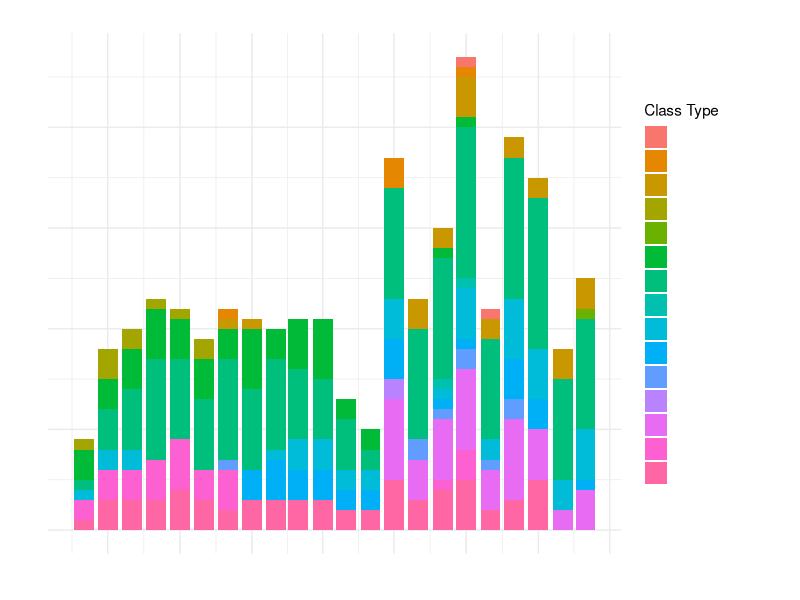
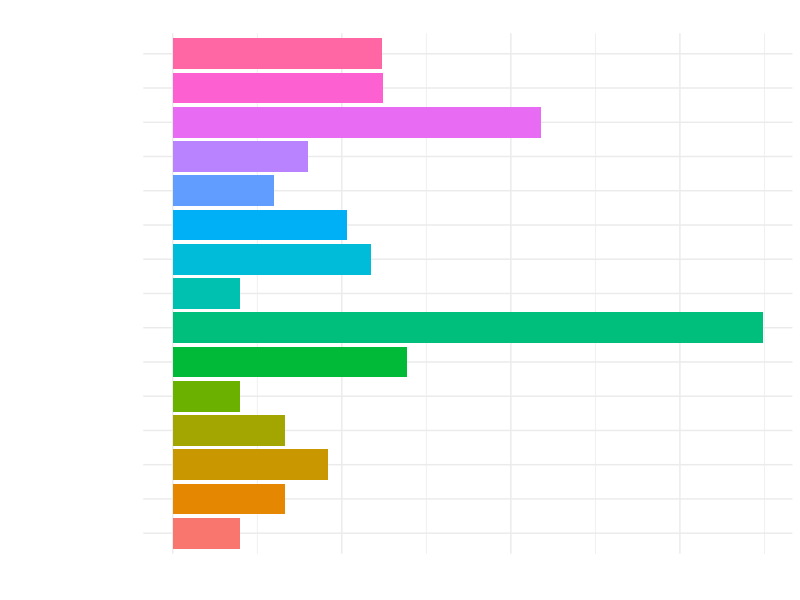
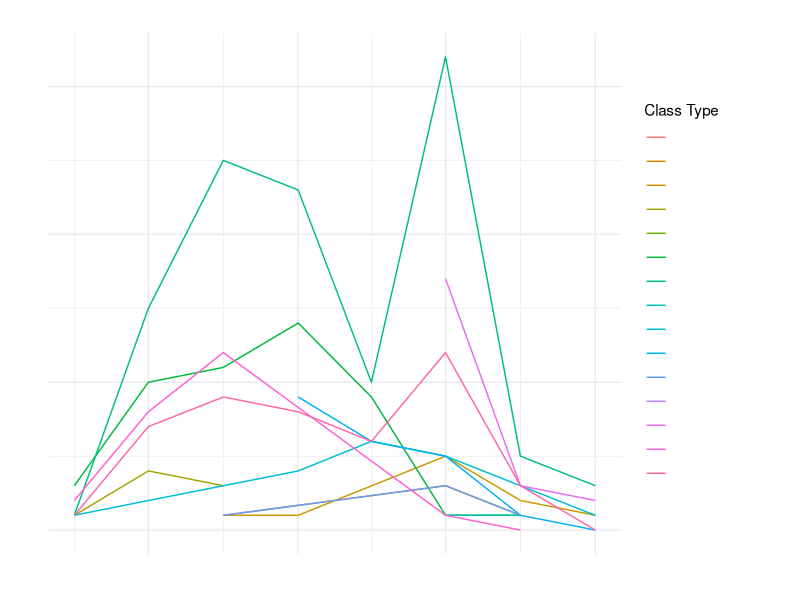
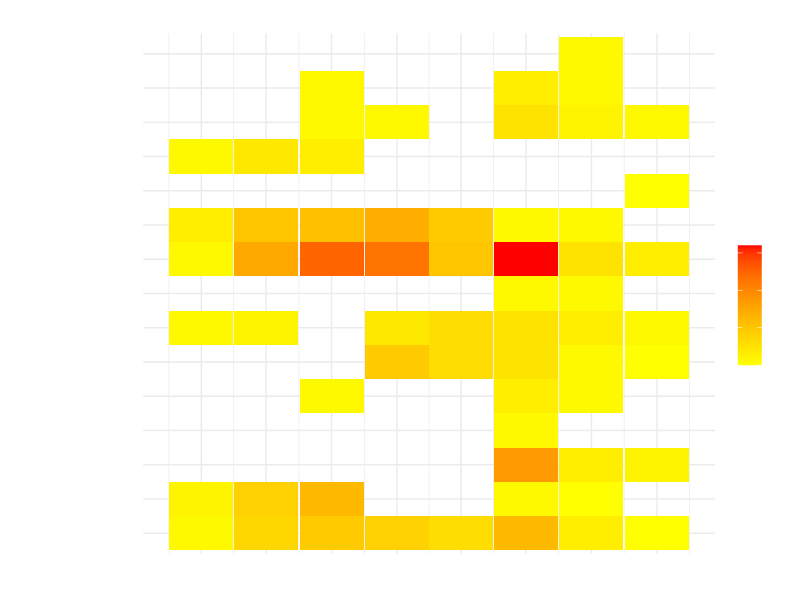

Generate these figures, in order, with R:
# Load required libraries
library(tidyverse)
library(lubridate)

# Load the CSV file
data <- read.csv("records.csv")

# Convert date and time columns to appropriate data types
data$B25__Reservation_Start_Date__c <- as.Date(data$B25__Reservation_Start_Date__c, format = "%d/%m/%Y")
data$B25__Reservation_Start_Time__c <- as.POSIXct(data$B25__Reservation_Start_Time__c, format = "%H:%M")
data$Swipe_Status__c <- as.factor(data$Swipe_Status__c)

# Extract year and month from the start date
data$year_month <- floor_date(data$B25__Reservation_Start_Date__c, unit = "month")

# Get the first and last date from the data
start_date <- min(data$B25__Reservation_Start_Date__c)
end_date <- max(data$B25__Reservation_Start_Date__c)

# Calculate the start and end of 3-month blocks
start_block <- floor_date(start_date, unit = "3 months")
end_block <- ceiling_date(end_date, unit = "3 months")

# Generate sequence of 3-month blocks
blocks <- seq(start_block, end_block, by = "3 months")

# Format the dates
date_range <- paste(format(start_date, "%d/%m/%Y"), format(end_date, "%d/%m/%Y"), sep = " to ")

# Aggregate attendance data by month and class type, considering multiple statuses
attendance_summary <- data %>%
  filter(Swipe_Status__c %in% c("Attended", "Unmeasured", "Ignore")) %>%
  group_by(year_month, B25__Reservation_Title__c) %>%
  summarise(attendance_count = sum(Swipe_Status__c %in% c("Attended", "Unmeasured", "Ignore")))

# Plot attendance trends over time
plot1 <- ggplot(attendance_summary, aes(x = year_month, y = attendance_count, fill = B25__Reservation_Title__c)) +
  geom_bar(stat = "identity", position = "stack") +
  labs(x = "Year-Month", y = "Attendance Count", title = paste("Class Attendance Over Time (", date_range, ")"),
       fill = "Class Type") +  # Set font color to white
  theme_minimal() +
  theme(axis.text.x = element_text(color = "white"),
        axis.text.y = element_text(color = "white"),
        legend.text = element_text(color = "white"),
        plot.title = element_text(color = "white"),
        axis.title.x = element_text(color = "white"),
        axis.title.y = element_text(color = "white")) +
  scale_x_date(breaks = blocks, date_labels = "%Y-%m")  # Set breaks and labels for 3-month blocks

# Save plot1 as an image file
ggsave("attendance_over_time.png", plot1, width = 10, height = 6, units = "in")

# Plot attendance percentage by class type
attendance_percentage <- attendance_summary %>%
  group_by(B25__Reservation_Title__c) %>%
  summarise(attendance_percentage = mean(attendance_count) * 10)  # Scale percentage out of 10

# Sort class types ascending
attendance_percentage <- attendance_percentage %>%
  arrange(B25__Reservation_Title__c)

plot2 <- ggplot(attendance_percentage, aes(x = attendance_percentage, y = reorder(B25__Reservation_Title__c, B25__Reservation_Title__c), fill = B25__Reservation_Title__c)) +
  geom_bar(stat = "identity") +
  labs(x = "Attendance Percentage", y = "Class Type", title = paste("Attendance Percentage by Class Type (", date_range, ")")) +
  theme_minimal() +
  theme(axis.text.x = element_text(color = "white"),
        axis.text.y = element_text(color = "white"),
        legend.position = "none",
        plot.title = element_text(color = "white"),
        axis.title.x = element_text(color = "white"),
        axis.title.y = element_text(color = "white"))

# Save plot2 as an image file
ggsave("attendance_percentage.png", plot2, width = 8, height = 6, units = "in")


# Group data by class type and 3-month block, calculate the attendance count
class_attendance <- data %>%
  mutate(block = floor_date(B25__Reservation_Start_Date__c, unit = "3 months")) %>%
  filter(Swipe_Status__c %in% c("Attended", "Unmeasured", "Ignore")) %>%
  group_by(B25__Reservation_Title__c, block) %>%
  summarise(attendance_count = sum(Swipe_Status__c == "Attended"))

# Plot line chart for each class type
plot3 <- ggplot(class_attendance, aes(x = block, y = attendance_count, color = B25__Reservation_Title__c)) +
  geom_line() +
  labs(x = "3-Month Block", y = "Attendance Count", title = paste("Attendance Trend for Each Class Type (", date_range, ")"),
       color = "Class Type") +
  theme_minimal() +
  theme(axis.text.x = element_text(color = "white"),
        axis.text.y = element_text(color = "white"),
        legend.text = element_text(color = "white"),
        plot.title = element_text(color = "white"),
        axis.title.x = element_text(color = "white"),
        axis.title.y = element_text(color = "white"))

# Save the plot as an image file
ggsave("attendance_trend_by_class_type.png", plot3, width = 10, height = 6, units = "in")


# Determine the date range of the analysis
analysis_start_date <- min(data$B25__Reservation_Start_Date__c)
analysis_end_date <- max(data$B25__Reservation_Start_Date__c)
date_range <- paste(format(analysis_start_date, "%Y-%m-%d"), "to", format(analysis_end_date, "%Y-%m-%d"))

# Group data by class type and 3-month block, calculate the attendance count
class_attendance <- data %>%
  mutate(block = floor_date(B25__Reservation_Start_Date__c, unit = "3 months")) %>%
  filter(Swipe_Status__c %in% c("Attended", "Unmeasured", "Ignore")) %>%
  group_by(B25__Reservation_Title__c, block) %>%
  summarise(attendance_count = sum(Swipe_Status__c == "Attended"))

# Sort class types in descending order
class_attendance <- class_attendance %>%
  arrange(desc(B25__Reservation_Title__c))

# Plot heatmap for class attendance with yellow to red color range
plot4 <- ggplot(class_attendance, aes(x = block, y = reorder(B25__Reservation_Title__c, desc(B25__Reservation_Title__c)), fill = attendance_count)) +
  geom_tile() +
  labs(x = "3-Month Block", y = "Class Type", title = paste("Class Attendance Over Time (", date_range, ")")) +
  scale_fill_gradient(low = "yellow", high = "red", name = "Counts") +  # Set color gradient and legend title
  theme_minimal() +
  theme(axis.text.x = element_text(color = "white"),
        axis.text.y = element_text(color = "white"),
        legend.text = element_text(color = "white"),
        plot.title = element_text(color = "white"),
        axis.title.x = element_text(color = "white"),
        axis.title.y = element_text(color = "white")) +
  scale_x_date(breaks = blocks, date_labels = "%Y-%m") +  # Set breaks and labels for 3-month blocks
  geom_text(x = as.numeric(max(blocks) + months(3)), y = 0, label = date_range, color = "white", hjust = 0) +
  theme(legend.title = element_text(color = "white"),
        legend.text.align = 0)

ggsave("class_attendance_heatmap.png", plot4, width = 10, height = 6, units = "in")
